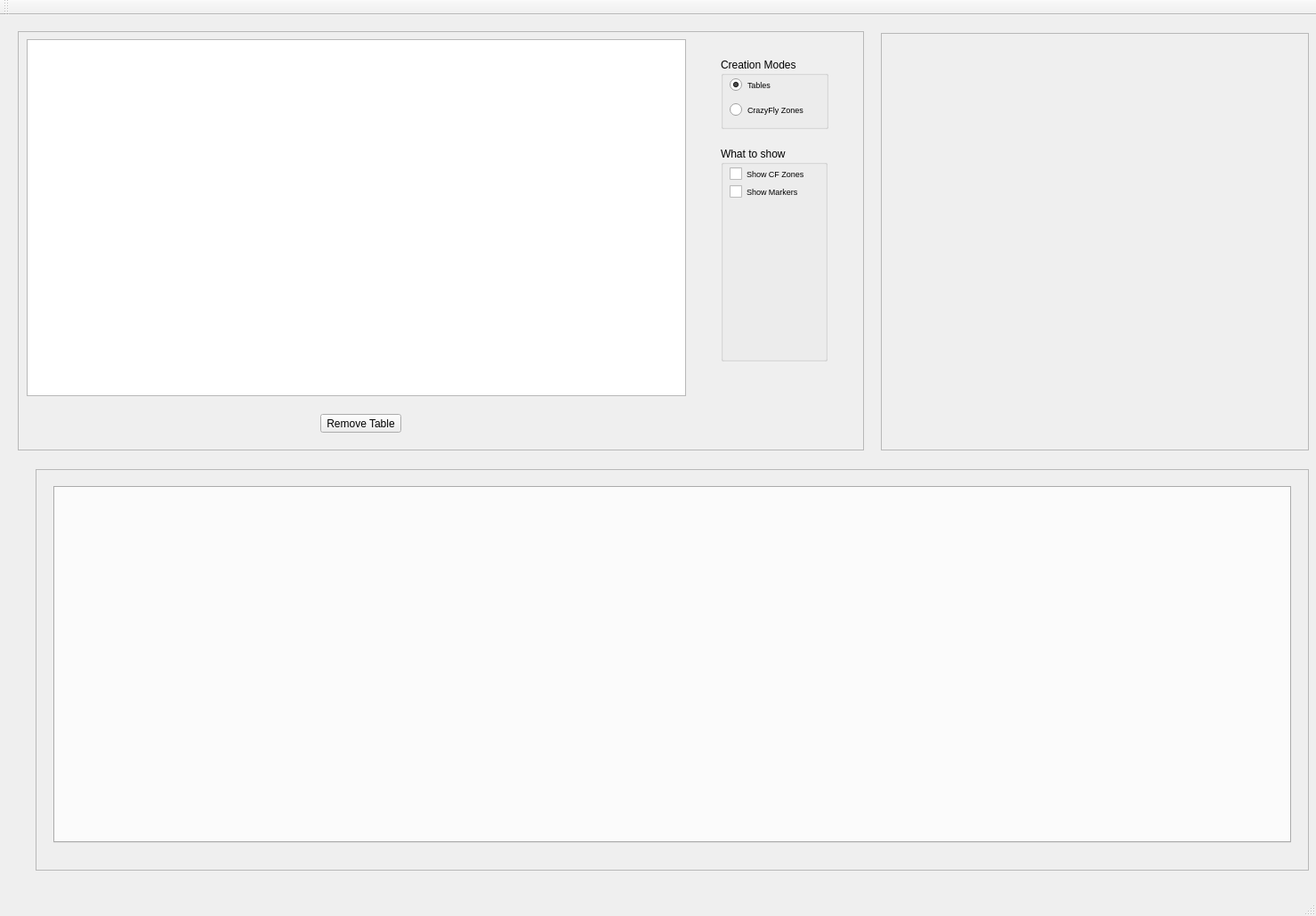
<?xml version="1.0" encoding="UTF-8"?>
<ui version="4.0">
 <class>MainGUIWindow</class>
 <widget class="QMainWindow" name="MainGUIWindow">
  <property name="geometry">
   <rect>
    <x>0</x>
    <y>0</y>
    <width>1479</width>
    <height>1029</height>
   </rect>
  </property>
  <property name="windowTitle">
   <string>MainGUIWindow</string>
  </property>
  <widget class="QWidget" name="centralWidget">
   <widget class="QFrame" name="frame">
    <property name="geometry">
     <rect>
      <x>40</x>
      <y>510</y>
      <width>1431</width>
      <height>451</height>
     </rect>
    </property>
    <property name="frameShape">
     <enum>QFrame::StyledPanel</enum>
    </property>
    <property name="frameShadow">
     <enum>QFrame::Raised</enum>
    </property>
    <widget class="QTabWidget" name="tabWidget">
     <property name="geometry">
      <rect>
       <x>20</x>
       <y>19</y>
       <width>1391</width>
       <height>401</height>
      </rect>
     </property>
     <property name="layoutDirection">
      <enum>Qt::LeftToRight</enum>
     </property>
     <property name="currentIndex">
      <number>-1</number>
     </property>
     <property name="tabsClosable">
      <bool>true</bool>
     </property>
    </widget>
   </widget>
   <widget class="QFrame" name="frame_drawing">
    <property name="geometry">
     <rect>
      <x>20</x>
      <y>18</y>
      <width>951</width>
      <height>471</height>
     </rect>
    </property>
    <property name="frameShape">
     <enum>QFrame::StyledPanel</enum>
    </property>
    <property name="frameShadow">
     <enum>QFrame::Raised</enum>
    </property>
    <widget class="myGraphicsView" name="graphicsView">
     <property name="geometry">
      <rect>
       <x>10</x>
       <y>9</y>
       <width>741</width>
       <height>401</height>
      </rect>
     </property>
     <property name="mouseTracking">
      <bool>true</bool>
     </property>
    </widget>
    <widget class="QPushButton" name="removeTable">
     <property name="geometry">
      <rect>
       <x>340</x>
       <y>430</y>
       <width>91</width>
       <height>21</height>
      </rect>
     </property>
     <property name="text">
      <string>Remove Table</string>
     </property>
    </widget>
    <widget class="QGroupBox" name="groupBox">
     <property name="geometry">
      <rect>
       <x>790</x>
       <y>30</y>
       <width>121</width>
       <height>80</height>
      </rect>
     </property>
     <property name="title">
      <string>Creation Modes</string>
     </property>
     <widget class="QRadioButton" name="radioButton_table_mode">
      <property name="geometry">
       <rect>
        <x>10</x>
        <y>20</y>
        <width>61</width>
        <height>20</height>
       </rect>
      </property>
      <property name="font">
       <font>
        <pointsize>7</pointsize>
       </font>
      </property>
      <property name="text">
       <string>Tables</string>
      </property>
      <property name="checked">
       <bool>true</bool>
      </property>
     </widget>
     <widget class="QRadioButton" name="radioButton_crazyfly_zones_mode">
      <property name="geometry">
       <rect>
        <x>10</x>
        <y>50</y>
        <width>91</width>
        <height>16</height>
       </rect>
      </property>
      <property name="font">
       <font>
        <pointsize>7</pointsize>
       </font>
      </property>
      <property name="text">
       <string>CrazyFly Zones</string>
      </property>
      <property name="checkable">
       <bool>true</bool>
      </property>
     </widget>
    </widget>
    <widget class="QGroupBox" name="groupBox_2">
     <property name="geometry">
      <rect>
       <x>790</x>
       <y>130</y>
       <width>120</width>
       <height>241</height>
      </rect>
     </property>
     <property name="title">
      <string>What to show</string>
     </property>
     <widget class="QCheckBox" name="checkBox_crazyfly_zones">
      <property name="geometry">
       <rect>
        <x>10</x>
        <y>20</y>
        <width>101</width>
        <height>20</height>
       </rect>
      </property>
      <property name="font">
       <font>
        <pointsize>7</pointsize>
       </font>
      </property>
      <property name="text">
       <string>Show CF Zones</string>
      </property>
     </widget>
     <widget class="QCheckBox" name="checkBox_vicon_markers">
      <property name="geometry">
       <rect>
        <x>10</x>
        <y>40</y>
        <width>101</width>
        <height>20</height>
       </rect>
      </property>
      <property name="font">
       <font>
        <pointsize>7</pointsize>
       </font>
      </property>
      <property name="text">
       <string>Show Markers</string>
      </property>
     </widget>
    </widget>
   </widget>
   <widget class="QFrame" name="frame_3">
    <property name="geometry">
     <rect>
      <x>990</x>
      <y>20</y>
      <width>481</width>
      <height>469</height>
     </rect>
    </property>
    <property name="frameShape">
     <enum>QFrame::StyledPanel</enum>
    </property>
    <property name="frameShadow">
     <enum>QFrame::Raised</enum>
    </property>
   </widget>
  </widget>
  <widget class="QMenuBar" name="menuBar">
   <property name="geometry">
    <rect>
     <x>0</x>
     <y>0</y>
     <width>1479</width>
     <height>19</height>
    </rect>
   </property>
  </widget>
  <widget class="QToolBar" name="mainToolBar">
   <attribute name="toolBarArea">
    <enum>TopToolBarArea</enum>
   </attribute>
   <attribute name="toolBarBreak">
    <bool>false</bool>
   </attribute>
  </widget>
  <widget class="QStatusBar" name="statusBar"/>
 </widget>
 <layoutdefault spacing="6" margin="11"/>
 <customwidgets>
  <customwidget>
   <class>myGraphicsView</class>
   <extends>QGraphicsView</extends>
   <header>myGraphicsView.h</header>
  </customwidget>
 </customwidgets>
 <resources/>
 <connections/>
</ui>
